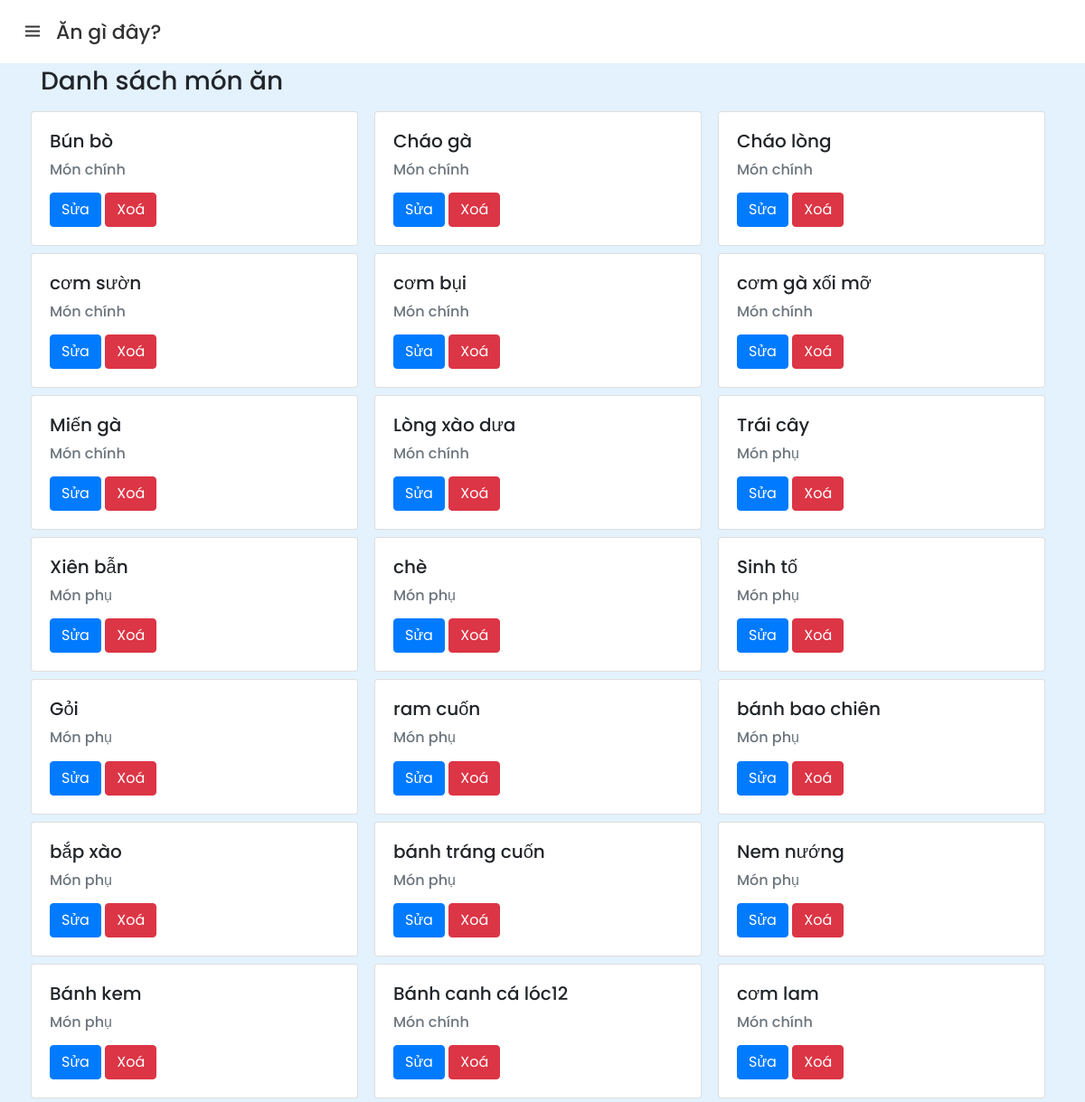
/danhsach (signed in), run on the app's committed database.
### app/models.py (models this page shows, shortened)
class MonAn(db.Model):
    mamon = db.Column(db.Integer, primary_key=True, autoincrement=True)
    maloai = db.Column(db.String(128), db.ForeignKey('loai_mon.maloai'))
    tenmon = db.Column(db.String(128))
    anh = db.Column(db.String(128))

### app/routes.py (the view)
@app.route('/danhsach')
@login_required
def danhsach():
    allmonan = MonAn.query.all()
    return render_template('danhsach.html', title='Quản lý món ăn', mon=allmonan)

### app/models.py (called while the page is built)
@login.user_loader
def load_user(id):
    return User.query.get(int(id))

### app/templates/danhsach.html (shortened to what this page needs)
{% extends 'base.html' %}
  {% block index_content %}
  <h3 class="card-title">Danh sách món ăn</h3>
  <div class="row">
    {% for tms in mon %}
    <div class="col-md-4 p-1">
      <div class="card" style="width: 362px">
        <div class="card-body">
          <h5 class="card-title mb-3">{{tms.tenmon}}</h5>
          {% if 'monchinh' in tms.maloai %}
          <h6 class="card-subtitle mb-3 text-muted">Món chính</h6>
          {%else%}
          <h6 class="card-subtitle mb-3 text-muted">Món phụ</h6>
          {% endif %}
          <a href="/update/{{tms.mamon}}" class="btn btn-primary" data-toggle="modal"
            data-target="#flipFlop{{tms.mamon}}">
            Sửa
          </a>
          <a href="/delete/{{tms.mamon}}" class="btn btn-danger">
            Xoá
          </a>
        </div>
      </div>
    </div>
    {% endfor %}
  </div>
  {% endblock %}

### app/css/base.css (style rules this page uses)
* { margin: 0; padding: 0; box-sizing: border-box; font-family: "Poppins", sans-serif; }
body { min-height: 100%; background: #e3f2fd; }

### app/templates/base.html (style rules this page uses)
* { margin: 0; padding: 0; box-sizing: border-box; font-family: "Poppins", sans-serif; }
body { min-height: 100%; background: #e3f2fd; }

### data on the page
MonAn: tenmon "Bún bò", shows "Món chính"
MonAn: tenmon "Cháo gà", shows "Món chính"
MonAn: tenmon "Cháo lòng", shows "Món chính"
MonAn: tenmon "cơm sườn", shows "Món chính"
MonAn: tenmon "cơm bụi", shows "Món chính"
MonAn: tenmon "cơm gà xối mỡ", shows "Món chính"
MonAn: tenmon "Miến gà", shows "Món chính"
MonAn: tenmon "Lòng xào dưa", shows "Món chính"
MonAn: tenmon "Trái cây", shows "Món phụ"
MonAn: tenmon "Xiên bẫn", shows "Món phụ"
MonAn: tenmon "chè", shows "Món phụ"
MonAn: tenmon "Sinh tố", shows "Món phụ"
MonAn: tenmon "Gỏi", shows "Món phụ"
MonAn: tenmon "ram cuốn", shows "Món phụ"
MonAn: tenmon "bánh bao chiên", shows "Món phụ"
MonAn: tenmon "bắp xào", shows "Món phụ"
MonAn: tenmon "bánh tráng cuốn", shows "Món phụ"
MonAn: tenmon "Nem nướng", shows "Món phụ"
MonAn: tenmon "Bánh kem", shows "Món phụ"
MonAn: tenmon "Bánh canh cá lóc12", shows "Món chính"
MonAn: tenmon "cơm lam", shows "Món chính"
